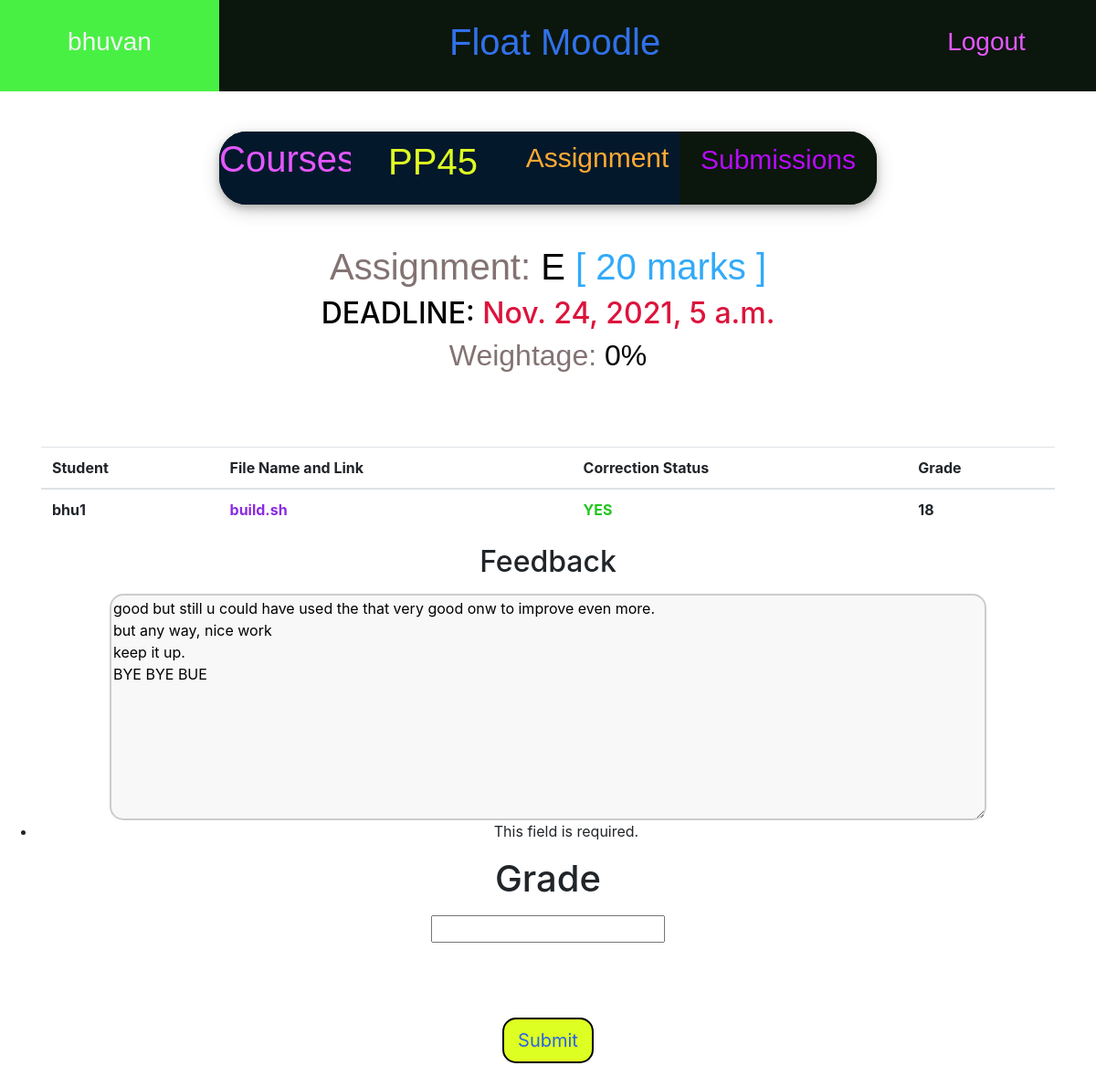
The app's page /courses/1/assign/10/feedback/1 (signed in) with its own data.
### courses/models.py (models this page shows, shortened)
class Course(models.Model):
    instructor = models.ForeignKey(User,on_delete=models.CASCADE,related_name='ins_courses') #assuming 1 instructor/course.
    name = models.CharField(max_length=128,default = '')
    students = models.ManyToManyField(User,related_name='stud_courses')
    TAs = models.ManyToManyField(User,related_name='ta_courses')
    joincode = models.CharField(max_length=10,default = '')
    TAjoincode = models.CharField(max_length=10,default = '')

class Assignment(models.Model):
    name = models.CharField(max_length=128,default='')
    link = models.URLField(default='')
    file_name = models.CharField(max_length=100,default='problem_statement')
    file = models.FileField(upload_to='assignments',blank=True)
    statement = models.CharField(max_length=300,default='')
    course = models.ForeignKey(Course,on_delete=models.CASCADE)
    maxmarks = models.IntegerField(default=100)
    deadline = models.DateTimeField(blank=False) #need to set while creating assign.
    weightage = models.IntegerField(default=0)
    feedfile = models.FileField(upload_to='feedback', blank = True)

class FileSubmission(models.Model):
    user = models.ForeignKey(User,on_delete=models.CASCADE)
    file = models.FileField(upload_to='submissions',blank=True)
    file_name = models.CharField(max_length=100,default='submission')
    assignment = models.ForeignKey(Assignment,on_delete=models.CASCADE)
    feedback = models.CharField(max_length=500,default='Your Feedback Appears Here')
    corrected = models.CharField(max_length=10,default='NO')
    grade = models.IntegerField(default=-1)
    sub_time = models.DateTimeField(auto_now=True) #last 'MODIFIED' time. // automatically updates itself.

### courses/views.py (the view)
# urls.py: path('<int:course_id>/assign/<int:assign_id>/feedback/<int:sub_id>',views.feedback,name ='feedback'),
def feedback(request,course_id,assign_id,sub_id):
    a = Assignment.objects.get(pk = assign_id)
    c = Course.objects.get(pk = course_id )
    s = FileSubmission.objects.get(pk = sub_id)
    if not request.user.is_authenticated:
        return redirect('login')
    uname = request.user.username
    Snames = [ s.username for s in c.students.all() ]
    Tnames = [ s.username for s in c.TAs.all() ]
    uname = request.user.username
    if uname not in Tnames and uname != c.instructor.username:
        return redirect('CourseHome')
    if request.method == "POST":
        form = FeedbackForm(request.POST)
        if form.is_valid():
            print(form.cleaned_data['feedback'])
            s.feedback = form.cleaned_data['feedback']
            s.corrected = 'YES'
            s.grade = form.cleaned_data['grade']
            s.save()
            return redirect('submissions',course_id,assign_id)
    else:
        if s.corrected == "YES":
            form = FeedbackForm({'feedback': s.feedback})
        else:
            form = FeedbackForm()
    args = {
        'assign': a,
        'course': c,
        'submissions': list(a.filesubmission_set.all()),
        'sub': s,
        'form': form
    }
    return render(request,'courses/feedback.html',args)

### courses/forms.py
class FeedbackForm(forms.Form):
    feedback = forms.CharField(
        widget= forms.Textarea(
            attrs={'style': 'border-color: orange;' 'width: 80%;' 'height: 400px' 'padding: 12px 20px;' 'border: 2px solid #ccc;' 'border-radius: 15px;''background-color: #f8f8f8;' }
        ),
        label='Feedback',
        required=True,
        max_length=300
    )
    grade = forms.IntegerField(label='Grade',required=True)

### accounts/templates/courses/feedback.html (shortened to what this page needs)
{% extends 'base.html' %}
{% block H %}
<link rel="stylesheet" href="https://maxcdn.bootstrapcdn.com/bootstrap/4.0.0/css/bootstrap.min.css"
 />
{% endblock %}
{% block content %}
<br>
<div class="Conth" style="height: 80px; width: 60%; align-self: center; margin: 20px 20%;  border-radius: 30px;     box-shadow: 0 4px 8px 0 rgba(0, 0, 0, 0.2), 0 6px 20px 0 rgba(0, 0, 0, 0.19);">
  <a href="{% url 'CourseHome'  %}" class="Conth hov3 ContL hov8" style="width: 20%; height: 100%; display: block; text-decoration: none;">
      <h2 style="margin-left: 0%; margin-top: 4%; font-family: Verdana, Geneva, Tahoma, sans-serif; font-size: 40px;">Courses</h2>
  </a>
  <a href="{% url 'coursepage' course.pk %}" class="Conth hov1 ContL" style="width: 25%; height: 100%; display: block; text-decoration: none; ">
  <h2 style="margin-left: 0%; margin-top: 5%; font-family: Verdana, Geneva, Tahoma, sans-serif; font-size: 40px;" >{{ course.name }}</h2>
  </a>
  <a href="{% url 'assign_page' course.pk assign.pk %}" class="Conth hov4 ContL" style="width: 25%; height: 100%; display: block; text-decoration: none; ">
      <h2 style="margin-left: 0%; margin-top: 6%; font-family: Verdana, Geneva, Tahoma, sans-serif; font-size: 30px;">Assignment</h2>
  </a>
  <a href="{% url 'submissions' course.pk assign.pk %}" class="Conth hov6 ContL" style="width: 30%; height: 100%; display: block; text-decoration: none; ">
    <h2 style="margin-left: 0%; margin-top: 6%; font-family: Verdana, Geneva, Tahoma, sans-serif; font-size: 30px;">Submissions</h2>
</a>
</div>
<br>
<div class="f1" style="text-align: center; width: 100%;"><h1><div style="display: inline; color: rgb(131, 115, 115);">Assignment:</div>  {{ assign.name }}  <div style="display: inline; color: rgb(50, 170, 250);">[ {{ assign.maxmarks }} marks ]</div></h1></div>
<div style="text-align: center;">
<h2 style="color: rgb(0, 0, 0);">DEADLINE:  <div style="display: inline; color: crimson;">{{ assign.deadline }}</div></h2>
</div>
<div class="f1" style="text-align: center; width: 100%;"><h2><div style="display: inline; color: rgb(131, 115, 115);">Weightage:</div>  {{ assign.weightage }}% </h2></div>
<br>
<div class="container mt-5">
    <div class="row">
        <div class="col-12">
            <table class="table">
                <thead>
                  <tr>
                    <th >Student</th>
                    <th >File Name and Link</th>
                    <th>Correction Status</th>
                    <th>Grade</th>
                  </tr>
                </thead>
                <tbody>
                  <tr>
                    <th>{{sub.user.username}}</th>
                    <th><a download href="{{sub.file.url}}" style="color: blueviolet;">{{sub.file_name}}</a></th>
                    {% if sub.corrected == "YES" %}
                    <th style="color: rgb(36, 197, 31);">{{sub.corrected}}</th>
                    {% else %}
                    <th style="color: red;">{{sub.corrected}}</th>
                    {% endif %}
                    <th>{{ sub.grade }}</th>
                  </tr>
                </tbody>
              </table>
        </div>
    </div>
</div>
<div style="text-align: center;">
<form method="post">
    <div class="fieldWrapper">
        <label for="{{ form.feedback.id_for_label}}" style="font-weight: 500;"><h2>Feedback</h2></label><br>
        {{ form.feedback }}
        <br>
        {{ form.grade.errors }}
        <label for="{{ form.grade.id_for_label}}" ><h1>Grade</h1></label><br>
        {{ form.grade }}
    </div>
    <br>
    <br>
    <br>
    <button type="submit" class="B1 button2">Submit</button>
  </form>
</div>
{% endblock %}

### accounts/templates/base.html (shortened to what this page needs)
{% load static %}
<link rel="stylesheet" type="text/css" href="{% static 'accounts/style.css' %}">
<!DOCTYPE html>
<html>
<head>
  {% block H %}{% endblock %}
</head>
<body>
    {% if user.is_authenticated %}
      <div class="Conth" style="height: 100px;">
        <a href="{% url 'dashboard' %}" class="Conth hov1" style="width: 20%; height: 100%; display: block; text-decoration: none; ">
          <h3 style="margin-left: 0%; margin-top: 12%;">{{ user.username }}</h3>
        </a>
        <div class="Conth hov2" style="width: 60%; height: 100%;">
          <h1 style="margin-left: 35%;">Float Moodle</h1>
        </div>
        <a href="{% url 'logout' %}" class="Conth hov3" style="width: 20%; height: 100%; display: block; text-decoration: none; ">
          <h3 style="margin-left: 0%; margin-top: 12%;">Logout</h3>
        </a>
      </div>
    {% endif %}
    {% block content %}
    {% endblock %}
</body>
</html>

### accounts/static/accounts/style.css (style rules this page uses)
.B1 { background-color: rgb(222, 255, 34); border: 2px solid black; color: rgb(38, 99, 231); padding: 8px 15px; text-align: center; display: inline-block; font-size: 20px; margin: 10px 30px; cursor: pointer; text-decoration:none; transition-duration: 0.4s; border-radius: 15px; }
.f1 { font-family: Verdana, Geneva, Tahoma, sans-serif; font-size: 25px; font-weight: 100; color: rgb(0, 0, 0); }
body { margin: 0px; background-color: #f7ebdd; }
.Conth { border-style: solid ; border-width: 0px ; background-color: #0b160c; color: rgb(49, 113, 233); font-family: Verdana, Geneva, Tahoma, sans-serif; font-size: 20px; font-weight: 50; display: flex; text-align: center; align-items: center; position: relative; overflow: hidden; padding: 0px; }
.contL { background-color: #04182c; font-family:'Courier New', Courier, monospace; }
.hov1 { color: rgb(222, 255, 34); }
.hov3 { color: #e358ff; }
.hov4 { color: rgb(255, 170, 51); }
.hov6 { background-color: #0b160c; color: rgb(181, 12, 248); }

### records on screen
Course: name "PP45"
Assignment: name "E", maxmarks "20", deadline "Nov. 24, 2021, 5 a.m.", weightage "0"
FileSubmission: user.username "bhu1", file_name "build.sh", corrected "YES", grade "18", feedback "good but still u could have used the that very good onw to improve even more. but any way, nice work keep it up. BYE BYE BUE"

### other values on screen
{{ user.username }} "bhuvan"
